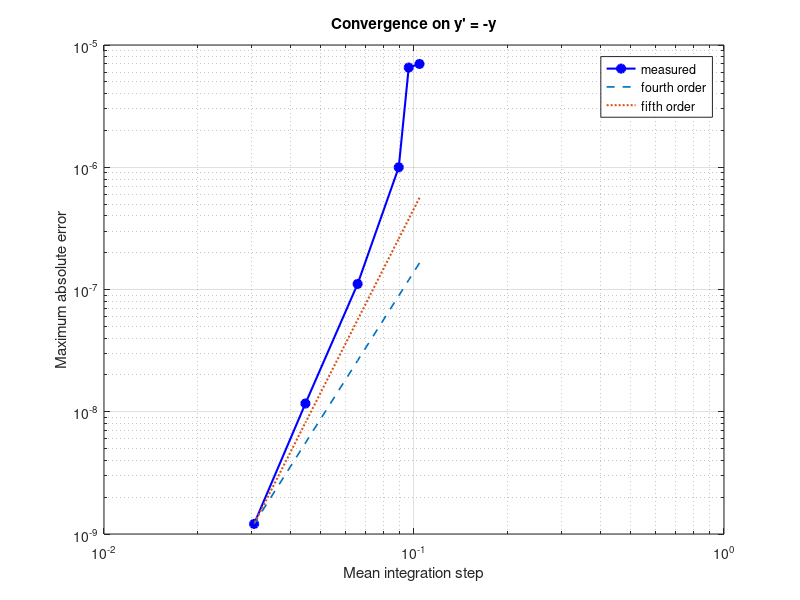

Write the MATLAB code that produced this figure.
%=============================================================================
% Copyright (c) 2026-present Allan CORNET (Nelson)
%=============================================================================
% This file is part of Nelson.
%=============================================================================
% LICENCE_BLOCK_BEGIN
% SPDX-License-Identifier: LGPL-3.0-or-later
% LICENCE_BLOCK_END
%=============================================================================
% Measure the convergence of ode45 on an exponential decay problem.
tolerances = logspace(-3, -8, 6);
meanSteps = zeros(size(tolerances));
maximumErrors = zeros(size(tolerances));

for toleranceIndex = 1:numel(tolerances)
  options = odeset('RelTol', tolerances(toleranceIndex), ...
    'AbsTol', tolerances(toleranceIndex));
  [time, solution] = ode45(@(t, y) - y, [0 5], 1, options);
  meanSteps(toleranceIndex) = 5 / (numel(time) - 1);
  maximumErrors(toleranceIndex) = max(abs(solution - exp(-time)));
end

referenceFourthOrder = maximumErrors(end) * ...
  (meanSteps / meanSteps(end)) .^ 4;
referenceFifthOrder = maximumErrors(end) * ...
  (meanSteps / meanSteps(end)) .^ 5;

figureHandle = figure('Name', 'ode45 convergence', 'NumberTitle', 'off');
axesHandle = axes('Parent', figureHandle);
loglog(axesHandle, meanSteps, maximumErrors, 'bo-', 'LineWidth', 1.5, ...
  'MarkerFaceColor', 'b');
hold(axesHandle, 'on');
loglog(axesHandle, meanSteps, referenceFourthOrder, '--', 'LineWidth', 1.2);
loglog(axesHandle, meanSteps, referenceFifthOrder, ':', 'LineWidth', 1.5);
hold(axesHandle, 'off');
grid(axesHandle, 'on');
xlabel(axesHandle, 'Mean integration step');
ylabel(axesHandle, 'Maximum absolute error');
title(axesHandle, 'Convergence on y'' = -y');
legend(axesHandle, 'measured', 'fourth order', 'fifth order', ...
  'Location', 'best');
%=============================================================================
